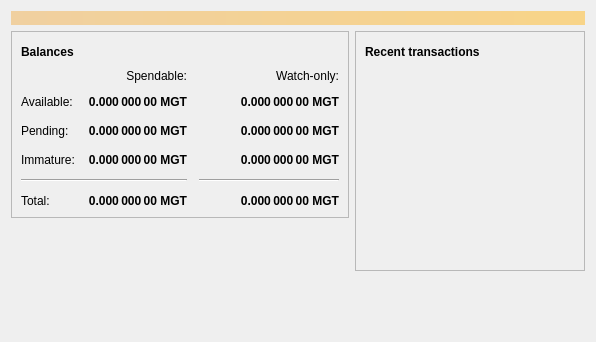
<?xml version="1.0" encoding="UTF-8"?>
<ui version="4.0">
 <class>OverviewPage</class>
 <widget class="QWidget" name="OverviewPage">
  <property name="geometry">
   <rect>
    <x>0</x>
    <y>0</y>
    <width>596</width>
    <height>342</height>
   </rect>
  </property>
  <property name="windowTitle">
   <string>Form</string>
  </property>
  <layout class="QVBoxLayout" name="topLayout">
   <item>
    <widget class="QLabel" name="labelAlerts">
     <property name="visible">
      <bool>false</bool>
     </property>
     <property name="styleSheet">
      <string notr="true">QLabel { background-color: qlineargradient(x1: 0, y1: 0, x2: 1, y2: 0, stop:0 #F0D0A0, stop:1 #F8D488); color:#000000; }</string>
     </property>
     <property name="wordWrap">
      <bool>true</bool>
     </property>
     <property name="margin">
      <number>3</number>
     </property>
     <property name="textInteractionFlags">
      <set>Qt::TextSelectableByMouse</set>
     </property>
    </widget>
   </item>
   <item>
    <layout class="QHBoxLayout" name="horizontalLayout" stretch="1,1">
     <item>
      <layout class="QVBoxLayout" name="verticalLayout_2">
       <item>
        <widget class="QFrame" name="frame">
         <property name="frameShape">
          <enum>QFrame::StyledPanel</enum>
         </property>
         <property name="frameShadow">
          <enum>QFrame::Raised</enum>
         </property>
         <layout class="QVBoxLayout" name="verticalLayout_4">
          <item>
           <layout class="QHBoxLayout" name="horizontalLayout_4">
            <item>
             <widget class="QLabel" name="label_5">
              <property name="font">
               <font>
                <weight>75</weight>
                <bold>true</bold>
               </font>
              </property>
              <property name="text">
               <string>Balances</string>
              </property>
             </widget>
            </item>
            <item>
             <widget class="QPushButton" name="labelWalletStatus">
              <property name="enabled">
               <bool>true</bool>
              </property>
              <property name="maximumSize">
               <size>
                <width>30</width>
                <height>16777215</height>
               </size>
              </property>
              <property name="toolTip">
               <string>The displayed information may be out of date. Your wallet automatically synchronizes with the Magnetocoin network after a connection is established, but this process has not completed yet.</string>
              </property>
              <property name="text">
               <string/>
              </property>
              <property name="icon">
               <iconset resource="../bitcoin.qrc">
                <normaloff>:/icons/warning</normaloff>
                <disabledoff>:/icons/warning</disabledoff>:/icons/warning</iconset>
              </property>
              <property name="iconSize">
               <size>
                <width>24</width>
                <height>24</height>
               </size>
              </property>
              <property name="flat">
               <bool>true</bool>
              </property>
             </widget>
            </item>
            <item>
             <spacer name="horizontalSpacer_3">
              <property name="orientation">
               <enum>Qt::Horizontal</enum>
              </property>
              <property name="sizeHint" stdset="0">
               <size>
                <width>40</width>
                <height>20</height>
               </size>
              </property>
             </spacer>
            </item>
           </layout>
          </item>
          <item>
           <layout class="QGridLayout" name="gridLayout">
            <property name="spacing">
             <number>12</number>
            </property>
            <item row="2" column="2">
             <widget class="QLabel" name="labelWatchPending">
              <property name="font">
               <font>
                <weight>75</weight>
                <bold>true</bold>
               </font>
              </property>
              <property name="cursor">
               <cursorShape>IBeamCursor</cursorShape>
              </property>
              <property name="toolTip">
               <string>Unconfirmed transactions to watch-only addresses</string>
              </property>
              <property name="text">
               <string notr="true">0.000 000 00 MGT</string>
              </property>
              <property name="alignment">
               <set>Qt::AlignRight|Qt::AlignTrailing|Qt::AlignVCenter</set>
              </property>
              <property name="textInteractionFlags">
               <set>Qt::LinksAccessibleByMouse|Qt::TextSelectableByKeyboard|Qt::TextSelectableByMouse</set>
              </property>
             </widget>
            </item>
            <item row="2" column="1">
             <widget class="QLabel" name="labelUnconfirmed">
              <property name="font">
               <font>
                <weight>75</weight>
                <bold>true</bold>
               </font>
              </property>
              <property name="cursor">
               <cursorShape>IBeamCursor</cursorShape>
              </property>
              <property name="toolTip">
               <string>Total of transactions that have yet to be confirmed, and do not yet count toward the spendable balance</string>
              </property>
              <property name="text">
               <string notr="true">0.000 000 00 MGT</string>
              </property>
              <property name="alignment">
               <set>Qt::AlignRight|Qt::AlignTrailing|Qt::AlignVCenter</set>
              </property>
              <property name="textInteractionFlags">
               <set>Qt::LinksAccessibleByMouse|Qt::TextSelectableByKeyboard|Qt::TextSelectableByMouse</set>
              </property>
             </widget>
            </item>
            <item row="3" column="2">
             <widget class="QLabel" name="labelWatchImmature">
              <property name="font">
               <font>
                <weight>75</weight>
                <bold>true</bold>
               </font>
              </property>
              <property name="cursor">
               <cursorShape>IBeamCursor</cursorShape>
              </property>
              <property name="toolTip">
               <string>Mined balance in watch-only addresses that has not yet matured</string>
              </property>
              <property name="text">
               <string notr="true">0.000 000 00 MGT</string>
              </property>
              <property name="alignment">
               <set>Qt::AlignRight|Qt::AlignTrailing|Qt::AlignVCenter</set>
              </property>
              <property name="textInteractionFlags">
               <set>Qt::LinksAccessibleByMouse|Qt::TextSelectableByKeyboard|Qt::TextSelectableByMouse</set>
              </property>
             </widget>
            </item>
            <item row="4" column="0" colspan="2">
             <widget class="Line" name="line">
              <property name="orientation">
               <enum>Qt::Horizontal</enum>
              </property>
             </widget>
            </item>
            <item row="4" column="2">
             <widget class="Line" name="lineWatchBalance">
              <property name="sizePolicy">
               <sizepolicy hsizetype="Preferred" vsizetype="Fixed">
                <horstretch>0</horstretch>
                <verstretch>0</verstretch>
               </sizepolicy>
              </property>
              <property name="minimumSize">
               <size>
                <width>140</width>
                <height>0</height>
               </size>
              </property>
              <property name="orientation">
               <enum>Qt::Horizontal</enum>
              </property>
             </widget>
            </item>
            <item row="5" column="0">
             <widget class="QLabel" name="labelTotalText">
              <property name="text">
               <string>Total:</string>
              </property>
             </widget>
            </item>
            <item row="3" column="1">
             <widget class="QLabel" name="labelImmature">
              <property name="font">
               <font>
                <weight>75</weight>
                <bold>true</bold>
               </font>
              </property>
              <property name="cursor">
               <cursorShape>IBeamCursor</cursorShape>
              </property>
              <property name="toolTip">
               <string>Mined balance that has not yet matured</string>
              </property>
              <property name="text">
               <string notr="true">0.000 000 00 MGT</string>
              </property>
              <property name="alignment">
               <set>Qt::AlignRight|Qt::AlignTrailing|Qt::AlignVCenter</set>
              </property>
              <property name="textInteractionFlags">
               <set>Qt::LinksAccessibleByMouse|Qt::TextSelectableByKeyboard|Qt::TextSelectableByMouse</set>
              </property>
             </widget>
            </item>
            <item row="2" column="3">
             <spacer name="horizontalSpacer_2">
              <property name="orientation">
               <enum>Qt::Horizontal</enum>
              </property>
              <property name="sizeHint" stdset="0">
               <size>
                <width>40</width>
                <height>20</height>
               </size>
              </property>
             </spacer>
            </item>
            <item row="3" column="0">
             <widget class="QLabel" name="labelImmatureText">
              <property name="text">
               <string>Immature:</string>
              </property>
             </widget>
            </item>
            <item row="5" column="1">
             <widget class="QLabel" name="labelTotal">
              <property name="font">
               <font>
                <weight>75</weight>
                <bold>true</bold>
               </font>
              </property>
              <property name="cursor">
               <cursorShape>IBeamCursor</cursorShape>
              </property>
              <property name="toolTip">
               <string>Your current total balance</string>
              </property>
              <property name="text">
               <string notr="true">0.000 000 00 MGT</string>
              </property>
              <property name="alignment">
               <set>Qt::AlignRight|Qt::AlignTrailing|Qt::AlignVCenter</set>
              </property>
              <property name="textInteractionFlags">
               <set>Qt::LinksAccessibleByMouse|Qt::TextSelectableByKeyboard|Qt::TextSelectableByMouse</set>
              </property>
             </widget>
            </item>
            <item row="5" column="2">
             <widget class="QLabel" name="labelWatchTotal">
              <property name="font">
               <font>
                <weight>75</weight>
                <bold>true</bold>
               </font>
              </property>
              <property name="cursor">
               <cursorShape>IBeamCursor</cursorShape>
              </property>
              <property name="toolTip">
               <string>Current total balance in watch-only addresses</string>
              </property>
              <property name="text">
               <string notr="true">0.000 000 00 MGT</string>
              </property>
              <property name="alignment">
               <set>Qt::AlignRight|Qt::AlignTrailing|Qt::AlignVCenter</set>
              </property>
              <property name="textInteractionFlags">
               <set>Qt::LinksAccessibleByMouse|Qt::TextSelectableByKeyboard|Qt::TextSelectableByMouse</set>
              </property>
             </widget>
            </item>
            <item row="0" column="2">
             <widget class="QLabel" name="labelWatchonly">
              <property name="text">
               <string>Watch-only:</string>
              </property>
              <property name="alignment">
               <set>Qt::AlignRight|Qt::AlignTrailing|Qt::AlignVCenter</set>
              </property>
             </widget>
            </item>
            <item row="1" column="0">
             <widget class="QLabel" name="labelBalanceText">
              <property name="text">
               <string>Available:</string>
              </property>
             </widget>
            </item>
            <item row="1" column="1">
             <widget class="QLabel" name="labelBalance">
              <property name="font">
               <font>
                <weight>75</weight>
                <bold>true</bold>
               </font>
              </property>
              <property name="cursor">
               <cursorShape>IBeamCursor</cursorShape>
              </property>
              <property name="toolTip">
               <string>Your current spendable balance</string>
              </property>
              <property name="text">
               <string notr="true">0.000 000 00 MGT</string>
              </property>
              <property name="alignment">
               <set>Qt::AlignRight|Qt::AlignTrailing|Qt::AlignVCenter</set>
              </property>
              <property name="textInteractionFlags">
               <set>Qt::LinksAccessibleByMouse|Qt::TextSelectableByKeyboard|Qt::TextSelectableByMouse</set>
              </property>
             </widget>
            </item>
            <item row="1" column="2">
             <widget class="QLabel" name="labelWatchAvailable">
              <property name="font">
               <font>
                <weight>75</weight>
                <bold>true</bold>
               </font>
              </property>
              <property name="cursor">
               <cursorShape>IBeamCursor</cursorShape>
              </property>
              <property name="toolTip">
               <string>Your current balance in watch-only addresses</string>
              </property>
              <property name="text">
               <string notr="true">0.000 000 00 MGT</string>
              </property>
              <property name="alignment">
               <set>Qt::AlignRight|Qt::AlignTrailing|Qt::AlignVCenter</set>
              </property>
              <property name="textInteractionFlags">
               <set>Qt::LinksAccessibleByMouse|Qt::TextSelectableByKeyboard|Qt::TextSelectableByMouse</set>
              </property>
             </widget>
            </item>
            <item row="2" column="0">
             <widget class="QLabel" name="labelPendingText">
              <property name="text">
               <string>Pending:</string>
              </property>
             </widget>
            </item>
            <item row="0" column="1">
             <widget class="QLabel" name="labelSpendable">
              <property name="text">
               <string>Spendable:</string>
              </property>
              <property name="alignment">
               <set>Qt::AlignRight|Qt::AlignTrailing|Qt::AlignVCenter</set>
              </property>
             </widget>
            </item>
           </layout>
          </item>
         </layout>
        </widget>
       </item>
       <item>
        <spacer name="verticalSpacer">
         <property name="orientation">
          <enum>Qt::Vertical</enum>
         </property>
         <property name="sizeHint" stdset="0">
          <size>
           <width>20</width>
           <height>40</height>
          </size>
         </property>
        </spacer>
       </item>
      </layout>
     </item>
     <item>
      <layout class="QVBoxLayout" name="verticalLayout_3">
       <item>
        <widget class="QFrame" name="frame_2">
         <property name="frameShape">
          <enum>QFrame::StyledPanel</enum>
         </property>
         <property name="frameShadow">
          <enum>QFrame::Raised</enum>
         </property>
         <layout class="QVBoxLayout" name="verticalLayout">
          <item>
           <layout class="QHBoxLayout" name="horizontalLayout_2">
            <item>
             <widget class="QLabel" name="label_4">
              <property name="font">
               <font>
                <weight>75</weight>
                <bold>true</bold>
               </font>
              </property>
              <property name="text">
               <string>Recent transactions</string>
              </property>
             </widget>
            </item>
            <item>
             <widget class="QPushButton" name="labelTransactionsStatus">
              <property name="enabled">
               <bool>true</bool>
              </property>
              <property name="maximumSize">
               <size>
                <width>30</width>
                <height>16777215</height>
               </size>
              </property>
              <property name="toolTip">
               <string>The displayed information may be out of date. Your wallet automatically synchronizes with the Magnetocoin network after a connection is established, but this process has not completed yet.</string>
              </property>
              <property name="text">
               <string/>
              </property>
              <property name="icon">
               <iconset resource="../bitcoin.qrc">
                <normaloff>:/icons/warning</normaloff>
                <disabledoff>:/icons/warning</disabledoff>:/icons/warning</iconset>
              </property>
              <property name="iconSize">
               <size>
                <width>24</width>
                <height>24</height>
               </size>
              </property>
              <property name="flat">
               <bool>true</bool>
              </property>
             </widget>
            </item>
            <item>
             <spacer name="horizontalSpacer">
              <property name="orientation">
               <enum>Qt::Horizontal</enum>
              </property>
              <property name="sizeHint" stdset="0">
               <size>
                <width>40</width>
                <height>20</height>
               </size>
              </property>
             </spacer>
            </item>
           </layout>
          </item>
          <item>
           <widget class="QListView" name="listTransactions">
            <property name="styleSheet">
             <string notr="true">QListView { background: transparent; }</string>
            </property>
            <property name="frameShape">
             <enum>QFrame::NoFrame</enum>
            </property>
            <property name="verticalScrollBarPolicy">
             <enum>Qt::ScrollBarAlwaysOff</enum>
            </property>
            <property name="horizontalScrollBarPolicy">
             <enum>Qt::ScrollBarAlwaysOff</enum>
            </property>
            <property name="selectionMode">
             <enum>QAbstractItemView::NoSelection</enum>
            </property>
           </widget>
          </item>
         </layout>
        </widget>
       </item>
       <item>
        <spacer name="verticalSpacer_2">
         <property name="orientation">
          <enum>Qt::Vertical</enum>
         </property>
         <property name="sizeHint" stdset="0">
          <size>
           <width>20</width>
           <height>40</height>
          </size>
         </property>
        </spacer>
       </item>
      </layout>
     </item>
    </layout>
   </item>
  </layout>
 </widget>
 <resources/>
 <connections/>
</ui>
